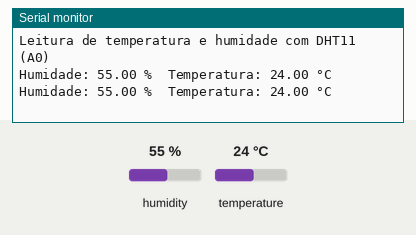
The program below on a simulated Arduino Uno, built with avr-gcc and run on an emulated ATmega328P. Shown: the last lines printed to the serial monitor. The inputs (shaded band) are chosen by the test bench; at power-on: humidity 55 %, temperature 24 °C.

Above: at 10.8 s.
10.9 s: humidity set to 22 %
At 16.3 s:
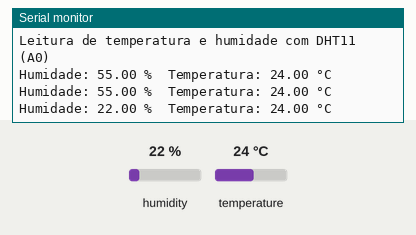
18.4 s: temperature set to 12 °C
At 21.0 s:
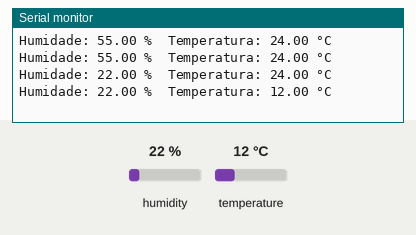
25.9 s: humidity set to 40 %
At 31.6 s:
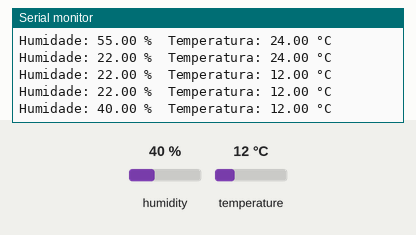
Timing chart, 0 to 33.1 s (numbered marks = the images above; inputs shaded):
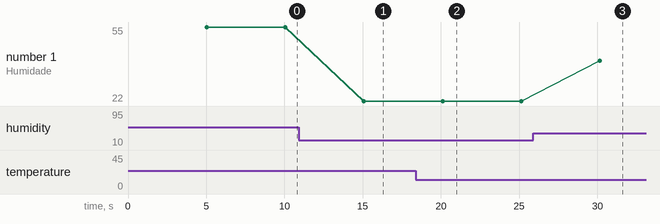

The program:

main.cpp
```cpp
#include <Arduino.h>
#include <DHT.h>

#define DHTPIN 2       // Agora o sensor está ligado no A0
#define DHTTYPE DHT11   // Tipo de sensor

DHT dht(DHTPIN, DHTTYPE);

void setup() {
  Serial.begin(9600);
  Serial.println("Leitura de temperatura e humidade com DHT11 (A0)");
  dht.begin();
}

void loop() {
  delay(5000); // Aguarda 5 segundos entre leituras

  float humidade = dht.readHumidity();
  float temperatura = dht.readTemperature();

  if (isnan(humidade) || isnan(temperatura)) {
    Serial.println("Falha ao ler o sensor DHT11!");
    return;
  }

  Serial.print("Humidade: ");
  Serial.print(humidade);
  Serial.print(" %\t");

  Serial.print("Temperatura: ");
  Serial.print(temperatura);
  Serial.println(" °C");
}
```

Measured:
- after the input at 10.9 s, the serial monitor: prints a new line after 4.2 s (image 1)
- after the input at 18.4 s, the serial monitor: prints a new line after 1.7 s (image 2)
- after the input at 25.9 s, the serial monitor: prints a new line after 4.2 s (image 3)
- plotted number 1: 55 → 22 after the input at 10.9 s, 22 → 40 after the input at 25.9 s
